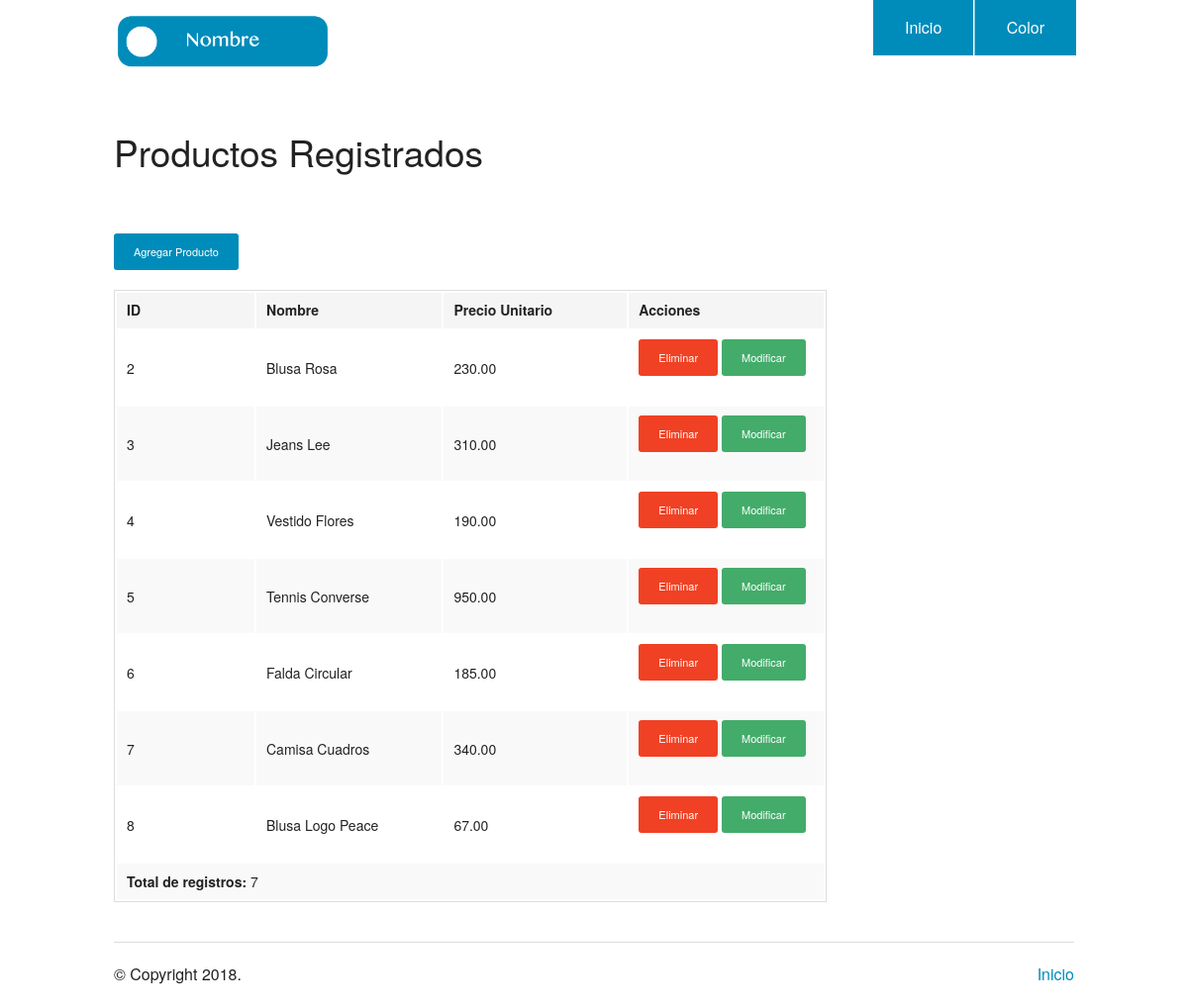
The page /productos.php on the database its author committed.
### tables this page shows
CREATE TABLE `producto` (
  `id` int(11) NOT NULL,
  `nombre` varchar(50) NOT NULL,
  `precio` decimal(15,2) NOT NULL
);

### database_utilities.php (called while the page is built, shortened)
<?php
	require_once('database_credentials.php');
	try
	{
		$PDO = new PDO(	$dsn, $user, $password);
	}
	catch(PDOException $e)
	{
		echo 'Error al conectarnos: ' . $e->getMessage();
	}
  	function productos()
  	{
  		global $PDO;
		$sql = "SELECT * from producto";
		$statement = $PDO->PREPARE($sql);
		$statement->EXECUTE();
		$results = $statement-> fetchAll();
		return $results;
  	}
?>

### productos.php (the view, shortened to what this page needs)
<?php
require_once('database_utilities.php');
$resultados = productos();
?>
<!doctype html>
<html class="no-js" lang="en">
  <head>
    <link rel="stylesheet" href="./css/foundation.css" />
  </head>
  <body>
    <?php require_once('header.php'); ?>
    <div class="row">
      <div class="large-9 columns">
        <div class="section-container tabs" data-section>
          <section class="section">
            <div class="content" data-slug="panel1">
              <?php if($resultados){
              ?>
              <br><br>
              <h2>Productos Registrados</h2>
              <br><br>
              <a href="./agregar_producto.php" class="button radius tiny">Agregar Producto</a>
              <table>
                <thead>
                  <tr>
                    <th width="200">ID</th>
                    <th width="250">Nombre</th>
                    <th width="250">Precio Unitario</th>
                    <th width="250">Acciones</th>
                  </tr>
                </thead>
                <tbody>
                  <?php foreach( $resultados as $id => $user ){
                  ?>
                  <tr>
                    <td><?php echo $user['id'] ?></td>
                    <td><?php echo $user['nombre'] ?></td>
                    <td><?php echo $user['precio'] ?></td>
                    <td><a href="./eliminar_producto.php?id=<?php echo $user['id']; ?>" class="button radius tiny alert"  onClick=avoidDeleting();>Eliminar</a>
                    <a href="./modificar_producto.php?id=<?php echo $user['id']; ?>" class="button radius tiny success">Modificar</a></td>
                  </tr>
                  <?php } ?>
                  <tr>
                    <td colspan="6"><b>Total de registros: </b> <?php echo count($resultados); ?></td>
                  </tr>
                </tbody>
              </table>
              <?php }else{ ?>
              No hay registros
              <?php } ?>
            </div>
          </section>
        </div>
      </div>
    </div>
    <?php require_once('footer.php'); ?>

### rows shown on the page
producto: id "2", nombre "Blusa Rosa", precio "230.00"
producto: id "3", nombre "Jeans Lee", precio "310.00"
producto: id "4", nombre "Vestido Flores", precio "190.00"
producto: id "5", nombre "Tennis Converse", precio "950.00"
producto: id "6", nombre "Falda Circular", precio "185.00"
producto: id "7", nombre "Camisa Cuadros", precio "340.00"
producto: id "8", nombre "Blusa Logo Peace", precio "67.00"

### other values the page prints
count($resultados) "7"
